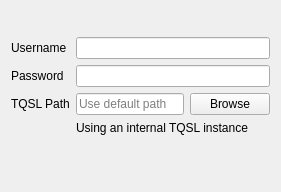
         <widget class="QWidget" name="lotwSyncQSLTab">
          <attribute name="title">
           <string>LoTW</string>
          </attribute>
          <layout class="QFormLayout" name="formLayout_11">
           <item row="1" column="0">
            <widget class="QLabel" name="lotwUsernameLabel">
             <property name="text">
              <string>Username</string>
             </property>
            </widget>
           </item>
           <item row="1" column="1">
            <widget class="QLineEdit" name="lotwUsernameEdit"/>
           </item>
           <item row="2" column="0">
            <widget class="QLabel" name="lotwPasswordLabel">
             <property name="text">
              <string>Password</string>
             </property>
            </widget>
           </item>
           <item row="2" column="1">
            <widget class="QLineEdit" name="lotwPasswordEdit">
             <property name="echoMode">
              <enum>QLineEdit::Password</enum>
             </property>
            </widget>
           </item>
           <item row="3" column="0">
            <widget class="QLabel" name="lotwtqslPathLabel">
             <property name="text">
              <string>TQSL Path</string>
             </property>
            </widget>
           </item>
           <item row="3" column="1">
            <layout class="QHBoxLayout" name="horizontalLayout">
             <item>
              <widget class="QLineEdit" name="tqslPathEdit">
               <property name="readOnly">
                <bool>true</bool>
               </property>
               <property name="placeholderText">
                <string>Use default path</string>
               </property>
              </widget>
             </item>
             <item>
              <widget class="QPushButton" name="tqslPathButton">
               <property name="text">
                <string>Browse</string>
               </property>
               <property name="icon">
                <iconset theme="folder-open"/>
               </property>
              </widget>
             </item>
            </layout>
           </item>
           <item row="0" column="1">
            <spacer name="verticalSpacer_18">
             <property name="orientation">
              <enum>Qt::Vertical</enum>
             </property>
             <property name="sizeType">
              <enum>QSizePolicy::Fixed</enum>
             </property>
             <property name="sizeHint" stdset="0">
              <size>
               <width>20</width>
               <height>20</height>
              </size>
             </property>
            </spacer>
           </item>
           <item row="5" column="1">
            <spacer name="verticalSpacer_19">
             <property name="orientation">
              <enum>Qt::Vertical</enum>
             </property>
             <property name="sizeHint" stdset="0">
              <size>
               <width>20</width>
               <height>40</height>
              </size>
             </property>
            </spacer>
           </item>
           <item row="4" column="1">
            <widget class="QLabel" name="lotwTextMessage">
             <property name="text">
              <string>Using an internal TQSL instance</string>
             </property>
            </widget>
           </item>
          </layout>
         </widget>
